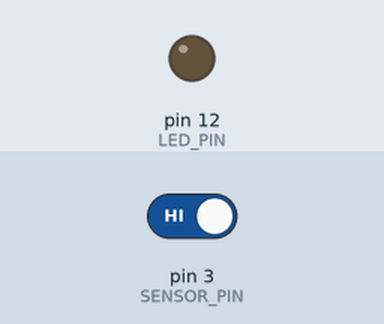
A sketch run on a simulated Arduino Uno, built with avr-gcc and run on an emulated ATmega328P. Parts: output pins drawn as LEDs (lit = HIGH). The inputs (shaded band) are chosen by the test bench; at power-on: pin 3 (SENSOR_PIN) HIGH.

Above: at 1.2 s.
1.3 s: pin 3 (SENSOR_PIN) driven LOW
At 2.1 s:
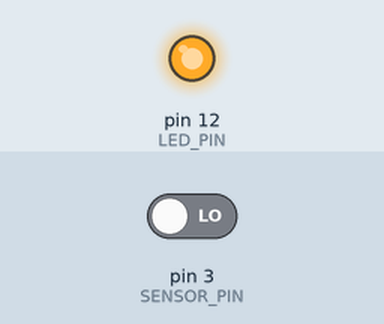
Timing chart, 0 to 4.3 s (numbered marks = the images above; inputs shaded):
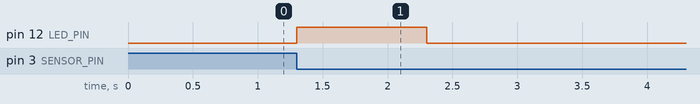

The sketch:

ejercicio_3_code.ino
```cpp
#define SENSOR_PIN 3
#define LED_PIN 12

bool led_on;
unsigned long last_event = 0;

void setup() {

  pinMode(LED_PIN, OUTPUT);
  pinMode(SENSOR_PIN, INPUT_PULLUP);

  attachInterrupt(digitalPinToInterrupt(SENSOR_PIN), trigger, CHANGE);

  led_on = false;
  last_event = millis();
}

void trigger() {
  last_event = millis();
  led_on = true;
}

void loop() {
  if (led_on) {
    digitalWrite(LED_PIN, HIGH);
  } else {
    digitalWrite(LED_PIN, LOW);
  }

  if ((millis() - last_event) > 1000) {
    led_on = false;
  }
}
```

Measured:
- after the input at 1.3 s, pin 12 (LED_PIN): LOW → HIGH at once, → LOW 1.0 s later
